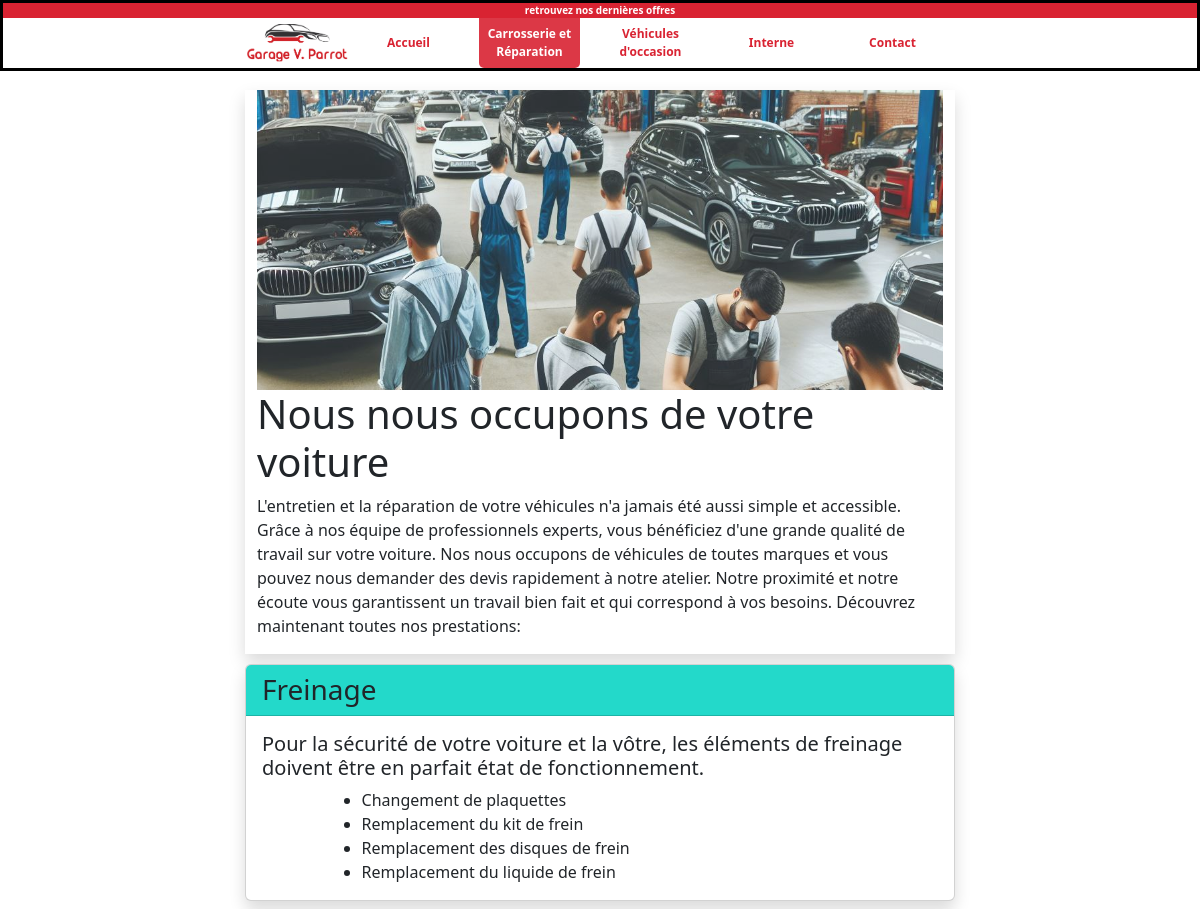
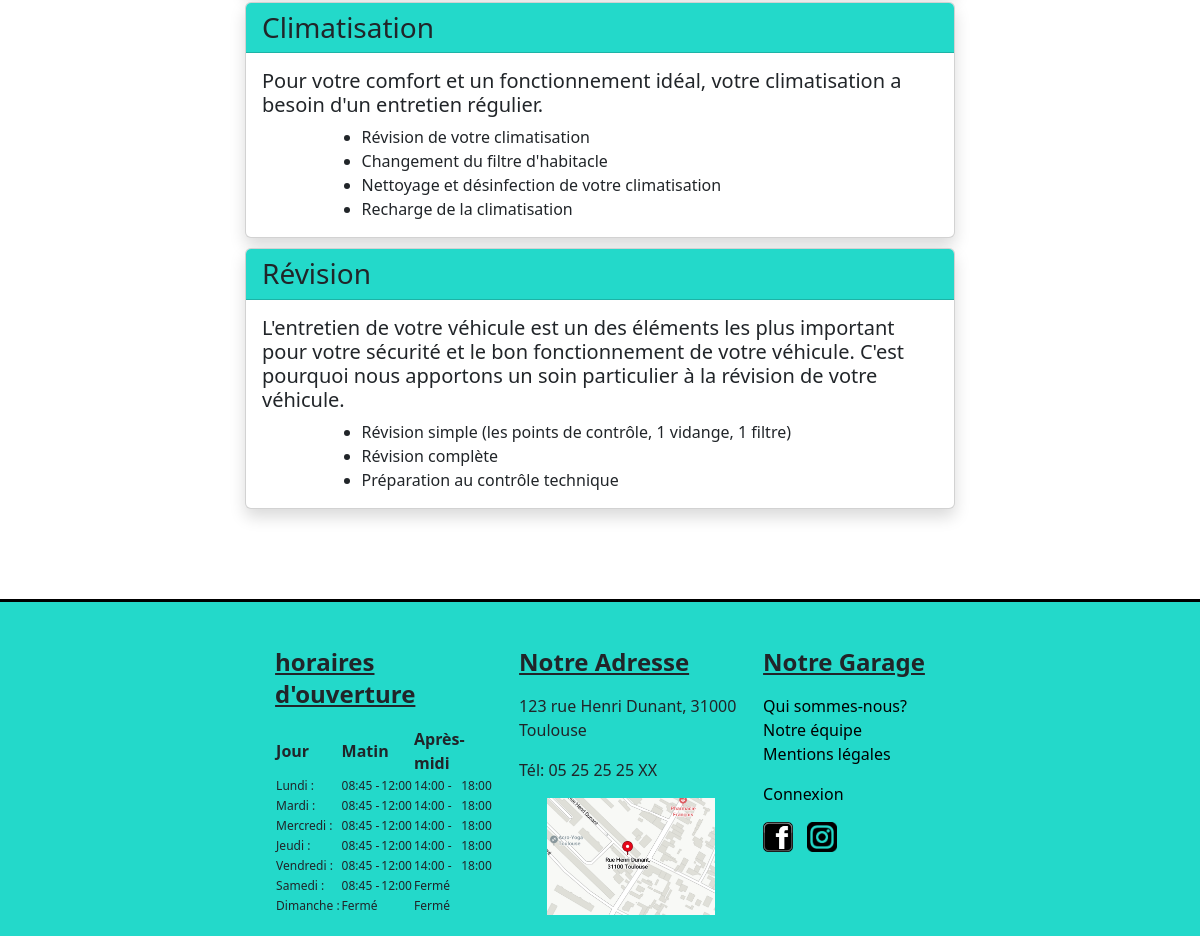
Screenshot of /pages/reparations.php with the database file from the repository (2 pictures, top to bottom).
### tables this page shows
create table offers(
  id int(11) AUTO_INCREMENT not NULL PRIMARY KEY,
  title varchar(255) not null,
  body text(255) not null,
  offer1 text(255) not null,
  offer2 text(255),
  offer3 text(255),
  offer4 text(255)
);

CREATE TABLE timetable (
  Id int(11) NOT NULL AUTO_INCREMENT PRIMARY KEY,
  Jour varchar(255) NOT NULL,
  okam tinyint(1) NOT NULL,
  opentimeam time DEFAULT NULL,
  closetimeam time DEFAULT NULL,
  okpm tinyint(1) NOT NULL,
  opentimepm time DEFAULT NULL,
  closetimepm time DEFAULT NULL
);

### pages/reparations.php (the view, shortened to what this page needs)
<!DOCTYPE html>
<html lang="en">
<head>
    <link rel="stylesheet" href="../CSS/headerfooter.css">
    <link href="https://cdn.jsdelivr.net/npm/bootstrap@5.3.3/dist/css/bootstrap.min.css" rel="stylesheet">
    <link rel="stylesheet" href="../CSS/reparations.css">
</head>
<body>
    <header>
        <div class="topbar">
            retrouvez nos dernières offres
        </div>
        <div class="container flex">
            <div>
                <img class="logoParrot" src="../ressources/images/logogarageVParrot01.png" alt="logo garage V.Parrot">
            </div>
            <nav>
                <ul class="flex">
                    <li><a href="../index.php"> Accueil </a></li>
                    <li class="selectedPage"><a href="../pages/reparations.php"> Carrosserie et Réparation </a></li>
                    <li><a href="../pages/occasion.php"> Véhicules d'occasion </a></li>
                    <li><a href="../pages/interne.php"> Interne </a></li>
                    <li><a href="../pages/contact.php">Contact</a></li>
                </ul>
            </nav>
        </div>
    </header>
    <main>
        <div class="bandeau shadow container-fluid">
            <div class="row">
                <div class="col-12">
                    <img src="../ressources/images/garage02.jpeg" class="img-fluid img-header" alt="voiture d'occasion">
                    <h1>Nous nous occupons de votre voiture</h1>
                    <p>L'entretien et la réparation de votre véhicules n'a jamais été aussi simple et accessible. Grâce à nos équipe de professionnels experts,
                        vous bénéficiez d'une grande qualité de travail sur votre voiture.
                        Nos nous occupons de véhicules de toutes marques et vous pouvez nous demander des devis rapidement à notre atelier.
                        Notre proximité et notre écoute vous garantissent un travail bien fait et qui correspond à vos besoins.
                        Découvrez maintenant toutes nos prestations:
                    </p>
                </div>
            </div>
        </div>
        <?php
        try{
            $offerspdo = new PDO('mysql:host='.$dbHost.';dbname='.$dbName, $dbUsername, $dbPassword);
            foreach ($offerspdo->query('SELECT * FROM offers', PDO::FETCH_ASSOC)as $offer) {
                echo '<section class="card shadow">';
                echo '<h3 class="card-header">'.$offer['title'].'</h3>';
                echo '<div class="card-body">';
                echo '<h5 class="card-title">'.$offer['body'].'</h5>';
                echo '<ul class="card-text">';
                for ($i=1;$i<=4;$i++){
                    $offer_key = 'offer'.$i;
                    if(!empty($offer[$offer_key])){
                        echo '<li>'.$offer[$offer_key].'</li>';
                    }
                }
                echo '</ul> </div></section>';
                }
            }catch (PDOException $e) {
                    echo 'erreur lors de a connexion:'.$e->getMessage();
                }
                ?>
</main>
<?php
include_once $server.'PHP/footer.php';
?>
</body>
</html>

### PHP/footer.php (shortened to what this page needs)
<footer>
    <div class="footer-container flex">
        <div id="timetable" class="footer-col">
            <h2>horaires d'ouverture</h2>
            <table >
                <thead>
                    <tr>
                        <th>Jour</th>
                        <th colspan="2">Matin</th>
                        <th colspan="2">Après-midi</th>
            <?php
                try{
                    $horairespdo = new PDO('mysql:host='.$dbHost.';dbname='.$dbName, $dbUsername, $dbPassword);
                    foreach ($horairespdo->query('SELECT jour, okam, DATE_FORMAT(opentimeam, "%H:%i") as opentimeam, DATE_FORMAT(closetimeam, "%H:%i") as closetimeam, okpm, DATE_FORMAT(opentimepm, "%H:%i") as opentimepm, DATE_FORMAT(closetimepm, "%H:%i") as closetimepm FROM timetable', PDO::FETCH_ASSOC) as $dayopentime) {
                        echo '<tr>';
                        echo '<td>'.$dayopentime['jour'].' : '.'</td>';
                        echo '<td>';
                        if ($dayopentime['okam']!==0){
                            echo $dayopentime['opentimeam'].' -'.'</td>'.'<td>'.$dayopentime['closetimeam'];
                        } else{
                            echo 'Fermé'.'</td>'.'<td>';
                        }
                        echo '</td>';
                        echo '<td>';
                        if ($dayopentime['okpm']!==0){
                            echo $dayopentime['opentimepm'].' -'.'</td>'.'<td>'.$dayopentime['closetimepm'];
                        } else{
                            echo 'Fermé'.'</td>'.'<td>';
                        }
                        echo'</td>';
                        echo '</tr>';
                    }
                } catch (PDOException $e) {
                    echo 'erreur lors de la connexion';
                }
            ?>
            </table>
        </div>
        <div id="Garagemap" class="footer-col">
            <h2>Notre Adresse</h2>
            <p>123 rue Henri Dunant, 31000 Toulouse</p>
            <p>Tél: 05 25 25 25 XX</p>
            <div class="flex garage-map">
                <img src="../ressources/images/plan_garage.png" alt="plan de la ville">
            </div>
        </div>
        <div class="footer-col">
            <h2>Notre Garage</h2>
            <ul>
                <li><a href="">Qui sommes-nous?</a></li>
                <li><a href="">Notre équipe</a></li>
                <li><a href="">
                    <p>Mentions légales
                </a></li>
                <li><a href="">
                    <p>Connexion
                </a></li>
            </ul>
            <div class="social-icons">
                <img src="../ressources/images/facebook-logo.png" alt="logo facebook">
                <img src="../ressources/images/instagram-logo.png" alt="logo Instagram">
            </div>
        </div>
    </div>
</footer>

### CSS/headerfooter.css (style rules this page uses)
body { color:black; font-family: tahoma; padding:0; margin:0; display:flex; flex-direction:column; min-height:100vh; }
.flex { display:flex; }
.logoParrot { max-width: 101px; }
.topbar { background-color: #D92332; color : white; font-size: 10px; width:100%; margin: 0; padding: 0; text-align: center; }
header { font-weight: bold; font-size: 12px; background-color: white; border-color: black; border-style: solid; position: fixed; width:100%; z-index: 1000; }
.container { color :#D92332; justify-content: center; align-items:center; width:100%; }
nav ul { list-style-type: none; padding:0; margin:0; height:50px; }
nav ul li { display: flex; margin:0 10px; width: 101px; text-align: center; justify-content: center; align-items: center; border-radius: 0 0 5px 5px; transition: 0.5s; }
nav ul li a { text-decoration: none; color:#D92332; }
.selectedPage { background-color: #D92332; border-style: 1px solid black; opacity: 0.9; }
.selectedPage a { color:white; }
footer { background-color: #23D9CA; padding-top: 20px; padding-bottom: 20px; border-top:solid black; margin-top: auto; }
.footer-container { justify-content: center; }
.footer-col { width: calc(33.33%-20px); max-width: 224px; margin-right: 20px; }
footer h2 { text-decoration: underline; }
.footer-col ul { list-style: none; padding-inline-start: 0; }
.footer-col ul li a { color:black; text-decoration: none; }
.footer-col:last-child { margin-right:0; }
.footer-col img { width:75%; align-items: center; }
.garage-map { justify-content: center; }
.social-icons img { width: 30px; margin-right:10px; }
#timetable td { white-space: nowrap; font-size:12px; max-width:100%; }

### CSS/reparations.css (style rules this page uses)
main { margin: 0 auto; padding-top: 90px; padding-bottom: 90px; display:flex; flex-direction:column; margin-right: auto; margin-left:auto; max-width: 710px; flex-grow:1; }
.img-header { position:static; object-fit: cover; width: 100%; height: 300px; opacity: 0.9; }
h2 { margin-bottom: 1rem ; margin-top: 1.5rem; font-size: 1.5rem ; line-height: 2rem ; font-weight: 700 ; font-style: normal ; }
section { margin-top : 10px; }
section .card-header { background-color:#23D9CA; }
section .card-text { margin-left: 10%; }
.card { box-shadow: shadow; }

### rows the page displays
offers: title "Freinage", body "Pour la sécurité de votre voiture et la vôtre, les éléments de freinage doivent être en parfait état de fonctionnement.", offer1 "Changement de plaquettes", offer2 "Remplacement du kit de frein", offer3 "Remplacement des disques de frein", offer4 "Remplacement du liquide de frein"
offers: title "Climatisation", body "Pour votre comfort et un fonctionnement idéal, votre climatisation a besoin d'un entretien régulier.", offer1 "Révision de votre climatisation", offer2 "Changement du filtre d'habitacle", offer3 "Nettoyage et désinfection de votre climatisation", offer4 "Recharge de la climatisation"
offers: title "Révision", body "L'entretien de votre véhicule est un des éléments les plus important pour votre sécurité et le bon fonctionnement de votre véhicule. C'est pourquoi nous apportons un soin particulier à la révision de votre véhicule.", offer1 "Révision simple (les points de contrôle, 1 vidange, 1 filtre)", offer2 "Révision complète", offer3 "Préparation au contrôle technique"
timetable: Jour "Lundi", opentimeam "08:45", closetimeam "12:00", opentimepm "14:00", closetimepm "18:00"
timetable: Jour "Mardi", opentimeam "08:45", closetimeam "12:00", opentimepm "14:00", closetimepm "18:00"
timetable: Jour "Mercredi", opentimeam "08:45", closetimeam "12:00", opentimepm "14:00", closetimepm "18:00"
timetable: Jour "Jeudi", opentimeam "08:45", closetimeam "12:00", opentimepm "14:00", closetimepm "18:00"
timetable: Jour "Vendredi", opentimeam "08:45", closetimeam "12:00", opentimepm "14:00", closetimepm "18:00"
timetable: Jour "Samedi", opentimeam "08:45", closetimeam "12:00", okpm "Fermé"
timetable: Jour "Dimanche", okam "Fermé", okpm "Fermé"
